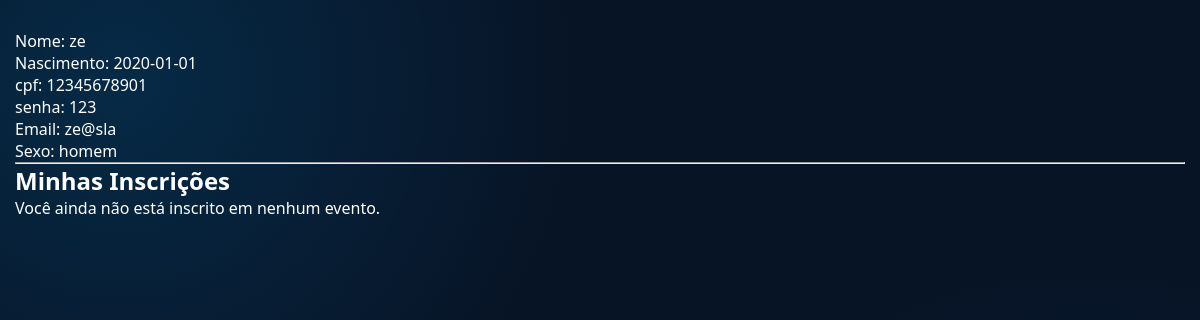
/esportivo/html/perfil.php (signed in), run on the app's committed database.
### tables this page shows
CREATE TABLE IF NOT EXISTS `usuario` (
  `usuario_id` INT NOT NULL AUTO_INCREMENT,
  `usuario_cpf` VARCHAR(14) NOT NULL UNIQUE,
  `usuario_nome` VARCHAR(90) NOT NULL,
  `usuario_nascimento` DATE NOT NULL,
  `usuario_sexo` VARCHAR(50) NOT NULL,
  `usuario_email` VARCHAR(100) NOT NULL,
  `usuario_senha` VARCHAR(20) NOT NULL,
  `usuario_tipo` ENUM('org', 'usuario') NOT NULL DEFAULT 'usuario',
  PRIMARY KEY (`usuario_id`));

### esportivo/html/funcoes.php (called while the page is built, shortened)
<?php
        function eventosUsuario($conexao, $id) {
        $sql = "SELECT e.evento_nome, e.evento_data, e.evento_local FROM inscricoes i
        INNER JOIN evento e ON i.evento_id = e.evento_id WHERE i.usuario_id = ?
        ORDER BY e.evento_data ASC";
        $stmt = $conexao->prepare($sql);
        $stmt->bind_param("i", $id);
        $stmt->execute();
        $resultado = $stmt->get_result();
        $eventos = [];
        return $eventos;
    }

### esportivo/html/perfil.php (the view, shortened to what this page needs)
<?php
require_once "conexao.php";
require_once "funcoes.php";
$id = $_SESSION['usuario_id'];
$eventos = eventosUsuario($conexao, $id);
?>
<!DOCTYPE html>
<html lang="en">
<head>
        <link rel="stylesheet" href="perfil.css">
</head>
<body>
    <?php
    $cpf = $_SESSION['usuario_cpf'] ?? '';
    $sql = "SELECT usuario_nascimento, usuario_nome, usuario_email, usuario_cpf, usuario_senha, usuario_sexo, usuario_tipo from banco.usuario WHERE usuario_cpf = '$cpf'";
     $resultado = $conexao->query($sql);
     while ($usuario = $resultado->fetch_assoc()) {
    echo "Nome: " . $usuario['usuario_nome'] . "<br>";
    echo "Nascimento: " . $usuario['usuario_nascimento'] . "<br>";
    echo "cpf: " . $usuario['usuario_cpf'] . "<br>";
    echo "senha: " . $usuario['usuario_senha'] . "<br>";
    echo "Email: " . $usuario['usuario_email'] . "<br>";
    echo "Sexo: " . $usuario['usuario_sexo'] . "<br>";
    echo "<hr>" ;
}
    echo "<h2>Minhas Inscrições</h2>";
    if (count($eventos) > 0) {
        foreach ($eventos as $evento) {
            echo "<h3>" . htmlspecialchars($evento['evento_nome']) . "</h3>";
            echo "<p><strong>Data:</strong> " .
            date('d/m/Y H:i', strtotime($evento['evento_data'])) .
            "</p>";
            echo "<p><strong>Local:</strong> " .
            htmlspecialchars($evento['evento_local']) .
            "</p>";
            echo "<hr>";
        }
    } else {
        echo "<p>Você ainda não está inscrito em nenhum evento.</p>";
    }
    ?>
</body>
</html>

### esportivo/html/perfil.css (style rules this page uses)
:root { --fundo: #071426; --painel: #10243b; --painel-hover: #16304c; --azul: #00a8ff; --azul-escuro: #0066cc; --ciano: #64d8ff; --texto: #ffffff; --texto-suave: #a9bdd3; --borda: #29445f; }
* { margin: 0; padding: 0; box-sizing: border-box; }
html { scroll-behavior: smooth; }
body { min-height: 100vh; padding: 30px 15px; font-family: 'Segoe UI', Arial, sans-serif; color: var(--texto); background: radial-gradient(circle at 10% 10%, rgba(0,168,255,.15), transparent 35%), radial-gradient(circle at 90% 90%, rgba(0,102,204,.12), transparent 35%), var(--fundo); }

### data on the page
usuario: usuario_nome "ze", usuario_nascimento "2020-01-01", usuario_cpf "12345678901", usuario_senha "123", usuario_email "ze@sla", usuario_sexo "homem"
